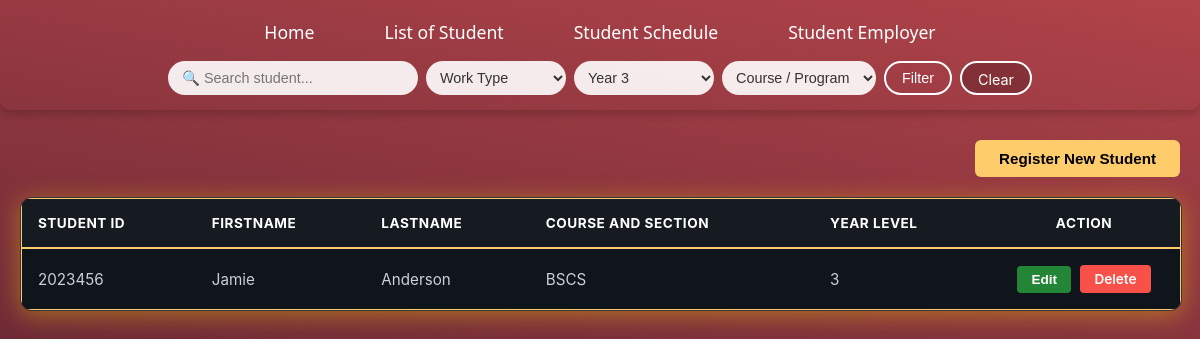
/student-table.php?filter_year=3, run on the app's committed database.
### tables this page shows
CREATE TABLE `student_registration` (
  `id` int(11) NOT NULL,
  `student_id` int(11) NOT NULL,
  `fname` varchar(125) NOT NULL,
  `lname` varchar(125) NOT NULL,
  `course_section` varchar(125) NOT NULL,
  `year_level` int(11) NOT NULL
);

### student-table.php (the view, shortened to what this page needs)
<?php
require 'connect.php';
$filter_year = isset($_GET['filter_year']) ? $cn->real_escape_string($_GET['filter_year']) : '';
$where = [];
if($filter_year != '') $where[] = "sr.year_level = '$filter_year'";
$sql2 = "SELECT DISTINCT sr.* FROM student_registration sr LEFT JOIN schedule sc ON sr.student_id = sc.student_id";
if(count($where) > 0) $sql2 .= " WHERE " . implode(" AND ", $where);
?>
<!DOCTYPE html>
<html lang="en">
<head>
</head>
<body>
<?php include 'header.php'; ?>
<div class="container-box">
    <div class="action-bar">
        <button id="open_modal">Register New Student</button>
    </div>
    <div class="table-responsive">
        <table>
            <thead>
                <tr>
                    <th>Student ID</th>
                    <th>Firstname</th>
                    <th>Lastname</th>
                    <th>Course and Section</th>
                    <th>Year Level</th>
                    <th style="text-align: center; width: 160px;">Action</th>
                </tr>
            </thead>
            <tbody>
                <?php
                $rs2 = $cn->query($sql2);
                if(!$rs2 || $rs2->num_rows == 0){
                    echo "<tr><td colspan='6' class='no-results'>😔 Walang nahanap na student.</td></tr>";
                } else {
                    while($row = $rs2->fetch_array()){ ?>
                    <tr>
                        <td><?= htmlspecialchars($row['student_id']) ?></td>
                        <td><?= htmlspecialchars($row['fname']) ?></td>
                        <td><?= htmlspecialchars($row['lname']) ?></td>
                        <td><?= htmlspecialchars($row['course_section']) ?></td>
                        <td><?= htmlspecialchars($row['year_level']) ?></td>
                        <td style="text-align: center;">
                            <button class="btn-edit-trigger"
                                    data-id="<?= $row['id'] ?>"
                                    data-sid="<?= htmlspecialchars($row['student_id']) ?>"
                                    data-fname="<?= htmlspecialchars($row['fname']) ?>"
                                    data-lname="<?= htmlspecialchars($row['lname']) ?>"
                                    data-csection="<?= htmlspecialchars($row['course_section']) ?>"
                                    data-ylevel="<?= htmlspecialchars($row['year_level']) ?>">
                                Edit
                            </button>
                            <a onclick="return confirm('Are you sure?')" href="delete.php?id=<?= $row['id'] ?>" id="delete">Delete</a>
                        </td>
                    </tr>
                    <?php }
                } ?>
            </tbody>
        </table>
    </div>
</div>
</body>
</html>

### student-table.php (style rules this page uses)
:root { --bg: #0d1117; --surface: #161b22; --border: #30363d; --text: #c9d1d9; --text-muted: #8b949e; --accent: #0091ff; --accent-hover: #1f6feb; --danger: #f85149; --danger-hover: #da3633; --success: #238636; --success-hover: #2ea043; --radius: 12px; }
body { margin: 0; padding: 0; min-height: 100vh; color: var(--text); font-family: -apple-system, BlinkMacSystemFont, "Segoe UI", Roboto, sans-serif; -webkit-font-smoothing: antialiased; background-image: linear-gradient(10deg, #06090f, #08061a, #ff5f5f); background-size: 400% 400%; animation: movingGradient 15s ease infinite; background-attachment: fixed; }
.container-box { max-width: 1200px; margin: 30px auto; padding: 0 20px; }
.action-bar { display: flex; justify-content: flex-end; margin-bottom: 20px; }
#open_modal { background-color: #ffcc6c; color: black; border: none; padding: 10px 24px; border-radius: 6px; font-size: 0.95em; font-weight: bold; cursor: pointer; transition: background 0.2s; }
.table-responsive { width: 100%; overflow-x: auto; border-radius: var(--radius); border: 1px solid var(--border); box-shadow: 0 4px 25px rgba(255, 209, 3, 0.4); }
table { border-collapse: collapse; width: 100%; text-align: left; border: 1px solid #ffcc6c; }
th { background-color: var(--surface); border-bottom: 2px solid #ffcc6c; padding: 16px; color: white; font-size: 0.85rem; text-transform: uppercase; letter-spacing: 0.5px; }
td { border-bottom: 1px solid var(--border); padding: 16px; color: var(--text); background-color: #10141b; font-size: 0.95rem; }
tr:last-child td { border-bottom: none; }
.btn-edit-trigger { background-color: var(--success); color: white; padding: 6px 14px; border-radius: 4px; text-decoration: none; margin-right: 5px; font-size: 0.85rem; font-weight: 600; display: inline-block; border: none; cursor: pointer; }
#delete { background-color: var(--danger); color: white; padding: 6px 14px; border-radius: 4px; text-decoration: none; font-size: 0.85rem; font-weight: 600; display: inline-block; }

### header.php (style rules this page uses)
body { margin: 0; padding: 0; background-color: #161620; }

### data on the page
student_registration: student "2023456", fname "Jamie", lname "Anderson", course_section "BSCS", year_level "3"
